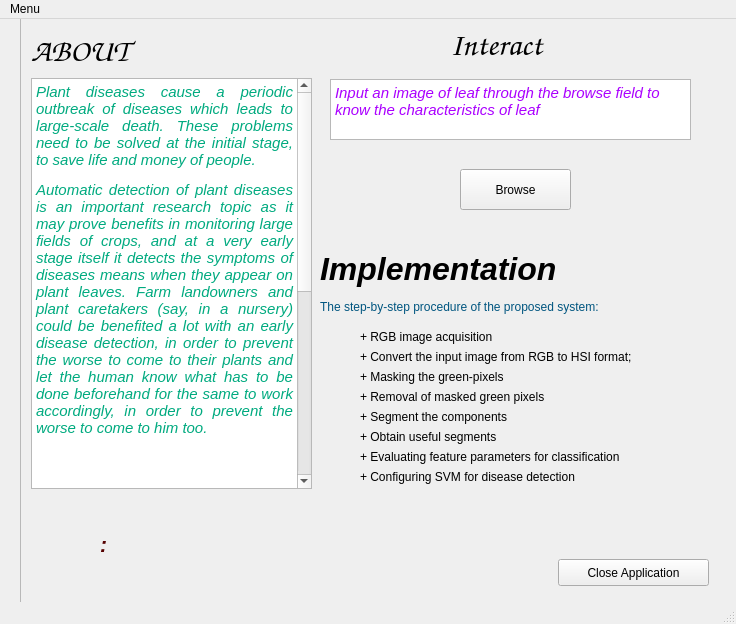
<?xml version="1.0" encoding="UTF-8"?>
<ui version="4.0">
 <class>MainWindow</class>
 <widget class="QMainWindow" name="MainWindow">
  <property name="geometry">
   <rect>
    <x>0</x>
    <y>0</y>
    <width>736</width>
    <height>624</height>
   </rect>
  </property>
  <property name="windowTitle">
   <string>MainWindow</string>
  </property>
  <widget class="QWidget" name="centralwidget">
   <widget class="QFrame" name="frame">
    <property name="geometry">
     <rect>
      <x>20</x>
      <y>-10</y>
      <width>821</width>
      <height>651</height>
     </rect>
    </property>
    <property name="autoFillBackground">
     <bool>true</bool>
    </property>
    <property name="styleSheet">
     <string notr="true"/>
    </property>
    <property name="frameShape">
     <enum>QFrame::StyledPanel</enum>
    </property>
    <property name="frameShadow">
     <enum>QFrame::Raised</enum>
    </property>
    <widget class="QLabel" name="label">
     <property name="geometry">
      <rect>
       <x>11</x>
       <y>21</y>
       <width>107</width>
       <height>42</height>
      </rect>
     </property>
     <property name="font">
      <font>
       <family>URW Chancery L</family>
       <pointsize>24</pointsize>
       <weight>75</weight>
       <italic>true</italic>
       <bold>true</bold>
      </font>
     </property>
     <property name="text">
      <string>&lt;html&gt;&lt;head/&gt;&lt;body&gt;&lt;p&gt;&lt;span style=&quot; color:#000000;&quot;&gt;ABOUT&lt;/span&gt;&lt;/p&gt;&lt;/body&gt;&lt;/html&gt;</string>
     </property>
    </widget>
    <widget class="QTextBrowser" name="textBrowser">
     <property name="geometry">
      <rect>
       <x>11</x>
       <y>69</y>
       <width>281</width>
       <height>411</height>
      </rect>
     </property>
     <property name="html">
      <string>&lt;!DOCTYPE HTML PUBLIC &quot;-//W3C//DTD HTML 4.0//EN&quot; &quot;http://www.w3.org/TR/REC-html40/strict.dtd&quot;&gt;
&lt;html&gt;&lt;head&gt;&lt;meta name=&quot;qrichtext&quot; content=&quot;1&quot; /&gt;&lt;style type=&quot;text/css&quot;&gt;
p, li { white-space: pre-wrap; }
&lt;/style&gt;&lt;/head&gt;&lt;body style=&quot; font-family:'Ubuntu'; font-size:11pt; font-weight:400; font-style:normal;&quot;&gt;
&lt;p align=&quot;justify&quot; style=&quot; margin-top:12px; margin-bottom:12px; margin-left:0px; margin-right:0px; -qt-block-indent:0; text-indent:0px;&quot;&gt;&lt;span style=&quot; font-style:italic; color:#00aa7f;&quot;&gt;Plant diseases cause a periodic outbreak of diseases which leads to large-scale death. These problems need to be solved at the initial stage, to save life and money of people.&lt;/span&gt;&lt;/p&gt;
&lt;p align=&quot;justify&quot; style=&quot; margin-top:12px; margin-bottom:12px; margin-left:0px; margin-right:0px; -qt-block-indent:0; text-indent:0px;&quot;&gt;&lt;span style=&quot; font-style:italic; color:#00aa7f;&quot;&gt;Automatic detection of plant diseases is an important research topic as it may prove benefits in monitoring large fields of crops, and at a very early stage itself it detects the symptoms of diseases means when they appear on plant leaves. Farm landowners and plant caretakers (say, in a nursery) could be benefited a lot with an early disease detection, in order to prevent the worse to come to their plants and let the human know what has to be done beforehand for the same to work accordingly, in order to prevent the worse to come to him too.&lt;/span&gt;&lt;/p&gt;
&lt;p align=&quot;justify&quot; style=&quot; margin-top:12px; margin-bottom:12px; margin-left:0px; margin-right:0px; -qt-block-indent:0; text-indent:0px;&quot;&gt;&lt;br /&gt;&lt;/p&gt;
&lt;p align=&quot;justify&quot; style=&quot; margin-top:12px; margin-bottom:12px; margin-left:0px; margin-right:0px; -qt-block-indent:0; text-indent:0px;&quot;&gt;&lt;span style=&quot; font-style:italic; color:#00aa7f;&quot;&gt;This enables machine vision that is to provide image-based automatic inspection, process control. &lt;/span&gt;&lt;/p&gt;
&lt;p align=&quot;justify&quot; style=&quot; margin-top:12px; margin-bottom:12px; margin-left:0px; margin-right:0px; -qt-block-indent:0; text-indent:0px;&quot;&gt;&lt;span style=&quot; font-style:italic; color:#00aa7f;&quot;&gt;Comparatively, visual identification is labor intensive less accurate and can be done only in small areas. &lt;/span&gt;&lt;/p&gt;
&lt;p align=&quot;justify&quot; style=&quot; margin-top:12px; margin-bottom:12px; margin-left:0px; margin-right:0px; -qt-block-indent:0; text-indent:0px;&quot;&gt;&lt;span style=&quot; font-style:italic; color:#00aa7f;&quot;&gt;The project involves the use of self-designed image processing algorithms and techniques designed using python to segment the disease from the leaf while using the concepts of machine learning to categorise the plant leaves as healthy or infected.&lt;/span&gt;&lt;/p&gt;
&lt;p align=&quot;justify&quot; style=&quot; margin-top:12px; margin-bottom:12px; margin-left:0px; margin-right:0px; -qt-block-indent:0; text-indent:0px;&quot;&gt;&lt;span style=&quot; font-style:italic; color:#00aa7f;&quot;&gt;By this method, the plant diseases can be identified at the initial stage itself and the pest and infection control tools can be used to solve pest problems while minimizing risks to people and the environment.&lt;/span&gt;&lt;/p&gt;&lt;/body&gt;&lt;/html&gt;</string>
     </property>
    </widget>
    <widget class="QLabel" name="label_2">
     <property name="geometry">
      <rect>
       <x>430</x>
       <y>10</y>
       <width>191</width>
       <height>51</height>
      </rect>
     </property>
     <property name="font">
      <font>
       <family>URW Chancery L</family>
       <pointsize>24</pointsize>
       <weight>75</weight>
       <italic>true</italic>
       <bold>true</bold>
      </font>
     </property>
     <property name="text">
      <string>&lt;html&gt;&lt;head/&gt;&lt;body&gt;&lt;p&gt;&lt;span style=&quot; color:#000000;&quot;&gt;Interact&lt;/span&gt;&lt;/p&gt;&lt;/body&gt;&lt;/html&gt;</string>
     </property>
    </widget>
    <widget class="QPushButton" name="browse">
     <property name="geometry">
      <rect>
       <x>440</x>
       <y>160</y>
       <width>111</width>
       <height>41</height>
      </rect>
     </property>
     <property name="text">
      <string>Browse</string>
     </property>
    </widget>
    <widget class="QTextBrowser" name="textBrowser_2">
     <property name="geometry">
      <rect>
       <x>310</x>
       <y>70</y>
       <width>361</width>
       <height>61</height>
      </rect>
     </property>
     <property name="html">
      <string>&lt;!DOCTYPE HTML PUBLIC &quot;-//W3C//DTD HTML 4.0//EN&quot; &quot;http://www.w3.org/TR/REC-html40/strict.dtd&quot;&gt;
&lt;html&gt;&lt;head&gt;&lt;meta name=&quot;qrichtext&quot; content=&quot;1&quot; /&gt;&lt;style type=&quot;text/css&quot;&gt;
p, li { white-space: pre-wrap; }
&lt;/style&gt;&lt;/head&gt;&lt;body style=&quot; font-family:'Ubuntu'; font-size:11pt; font-weight:400; font-style:normal;&quot;&gt;
&lt;p style=&quot; margin-top:0px; margin-bottom:0px; margin-left:0px; margin-right:0px; -qt-block-indent:0; text-indent:0px;&quot;&gt;&lt;span style=&quot; font-family:'URW Gothic L'; font-style:italic; color:#aa00ff;&quot;&gt;Input an image of leaf through the browse field to know the characteristics of leaf&lt;/span&gt;&lt;/p&gt;&lt;/body&gt;&lt;/html&gt;</string>
     </property>
    </widget>
    <widget class="QLabel" name="label_4">
     <property name="geometry">
      <rect>
       <x>300</x>
       <y>240</y>
       <width>241</width>
       <height>41</height>
      </rect>
     </property>
     <property name="text">
      <string>&lt;html&gt;&lt;head/&gt;&lt;body&gt;&lt;p&gt;&lt;span style=&quot; font-size:24pt; font-weight:600; font-style:italic;&quot;&gt;Implementation&lt;/span&gt;&lt;/p&gt;&lt;/body&gt;&lt;/html&gt;</string>
     </property>
    </widget>
    <widget class="QLabel" name="label_5">
     <property name="geometry">
      <rect>
       <x>300</x>
       <y>290</y>
       <width>381</width>
       <height>17</height>
      </rect>
     </property>
     <property name="text">
      <string>&lt;html&gt;&lt;head/&gt;&lt;body&gt;&lt;p&gt;&lt;span style=&quot; color:#00557f;&quot;&gt;The step-by-step procedure of the proposed system:&lt;/span&gt;&lt;/p&gt;&lt;/body&gt;&lt;/html&gt;</string>
     </property>
    </widget>
    <widget class="QLabel" name="label_6">
     <property name="geometry">
      <rect>
       <x>340</x>
       <y>320</y>
       <width>221</width>
       <height>17</height>
      </rect>
     </property>
     <property name="text">
      <string>&lt;html&gt;&lt;head/&gt;&lt;body&gt;&lt;p&gt;&lt;span style=&quot; color:#000000;&quot;&gt;+ RGB image acquisition&lt;/span&gt;&lt;/p&gt;&lt;/body&gt;&lt;/html&gt;</string>
     </property>
    </widget>
    <widget class="QLabel" name="label_7">
     <property name="geometry">
      <rect>
       <x>340</x>
       <y>340</y>
       <width>351</width>
       <height>17</height>
      </rect>
     </property>
     <property name="text">
      <string>&lt;html&gt;&lt;head/&gt;&lt;body&gt;&lt;p&gt;&lt;span style=&quot; color:#000000;&quot;&gt;+ Convert the input image from RGB to HSI format;&lt;/span&gt;&lt;/p&gt;&lt;/body&gt;&lt;/html&gt;</string>
     </property>
    </widget>
    <widget class="QLabel" name="label_8">
     <property name="geometry">
      <rect>
       <x>340</x>
       <y>360</y>
       <width>341</width>
       <height>17</height>
      </rect>
     </property>
     <property name="text">
      <string>&lt;html&gt;&lt;head/&gt;&lt;body&gt;&lt;p&gt;&lt;span style=&quot; color:#000000;&quot;&gt;+ Masking the green-pixels&lt;/span&gt;&lt;/p&gt;&lt;/body&gt;&lt;/html&gt;</string>
     </property>
    </widget>
    <widget class="QLabel" name="label_9">
     <property name="geometry">
      <rect>
       <x>340</x>
       <y>380</y>
       <width>271</width>
       <height>17</height>
      </rect>
     </property>
     <property name="text">
      <string>&lt;html&gt;&lt;head/&gt;&lt;body&gt;&lt;p&gt;&lt;span style=&quot; color:#000000;&quot;&gt;+ Removal of masked green pixels&lt;/span&gt;&lt;/p&gt;&lt;/body&gt;&lt;/html&gt;</string>
     </property>
    </widget>
    <widget class="QLabel" name="label_10">
     <property name="geometry">
      <rect>
       <x>340</x>
       <y>400</y>
       <width>271</width>
       <height>17</height>
      </rect>
     </property>
     <property name="text">
      <string>&lt;html&gt;&lt;head/&gt;&lt;body&gt;&lt;p&gt;&lt;span style=&quot; color:#000000;&quot;&gt;+ Segment the components&lt;/span&gt;&lt;/p&gt;&lt;/body&gt;&lt;/html&gt;</string>
     </property>
    </widget>
    <widget class="QLabel" name="label_11">
     <property name="geometry">
      <rect>
       <x>340</x>
       <y>420</y>
       <width>211</width>
       <height>17</height>
      </rect>
     </property>
     <property name="text">
      <string>&lt;html&gt;&lt;head/&gt;&lt;body&gt;&lt;p&gt;&lt;span style=&quot; color:#000000;&quot;&gt;+ Obtain useful segments&lt;/span&gt;&lt;/p&gt;&lt;/body&gt;&lt;/html&gt;</string>
     </property>
    </widget>
    <widget class="QLabel" name="label_12">
     <property name="geometry">
      <rect>
       <x>340</x>
       <y>440</y>
       <width>341</width>
       <height>17</height>
      </rect>
     </property>
     <property name="text">
      <string>&lt;html&gt;&lt;head/&gt;&lt;body&gt;&lt;p&gt;&lt;span style=&quot; color:#000000;&quot;&gt;+ Evaluating feature parameters for classification&lt;/span&gt;&lt;/p&gt;&lt;/body&gt;&lt;/html&gt;</string>
     </property>
    </widget>
    <widget class="QLabel" name="label_13">
     <property name="geometry">
      <rect>
       <x>340</x>
       <y>460</y>
       <width>331</width>
       <height>17</height>
      </rect>
     </property>
     <property name="text">
      <string>&lt;html&gt;&lt;head/&gt;&lt;body&gt;&lt;p&gt;&lt;span style=&quot; color:#000000;&quot;&gt;+ Configuring SVM for disease detection&lt;/span&gt;&lt;/p&gt;&lt;/body&gt;&lt;/html&gt;</string>
     </property>
    </widget>
    <widget class="QLabel" name="label_3">
     <property name="geometry">
      <rect>
       <x>80</x>
       <y>520</y>
       <width>121</width>
       <height>31</height>
      </rect>
     </property>
     <property name="text">
      <string>&lt;html&gt;&lt;head/&gt;&lt;body&gt;&lt;p&gt;&lt;span style=&quot; font-size:16pt; font-weight:600; font-style:italic; color:#550000;&quot;&gt;  :&lt;/span&gt;&lt;/p&gt;&lt;/body&gt;&lt;/html&gt;</string>
     </property>
    </widget>
    <widget class="QLabel" name="label_14">
     <property name="geometry">
      <rect>
       <x>210</x>
       <y>520</y>
       <width>431</width>
       <height>20</height>
      </rect>
     </property>
     <property name="text">
      <string>&lt;html&gt;&lt;head/&gt;&lt;body&gt;&lt;p&gt;&lt;span style=&quot; color:#00aaff;&quot;&gt;&lt;/span&gt;&lt;/p&gt;&lt;/body&gt;&lt;/html&gt;</string>
     </property>
    </widget>
    <widget class="QPushButton" name="close">
     <property name="geometry">
      <rect>
       <x>538</x>
       <y>550</y>
       <width>151</width>
       <height>27</height>
      </rect>
     </property>
     <property name="text">
      <string>Close Application</string>
     </property>
    </widget>
   </widget>
  </widget>
  <widget class="QMenuBar" name="menubar">
   <property name="geometry">
    <rect>
     <x>0</x>
     <y>0</y>
     <width>736</width>
     <height>25</height>
    </rect>
   </property>
   <widget class="QMenu" name="menuContact_Us">
    <property name="title">
     <string>Menu</string>
    </property>
    <addaction name="actionHelp"/>
    <addaction name="separator"/>
   </widget>
   <widget class="QMenu" name="menuContact_Us_2">
    <property name="title">
     <string> </string>
    </property>
    <addaction name="actionHttps_gitter_im_Automatic_leaf_infection_identification_Lobby"/>
   </widget>
   <addaction name="menuContact_Us"/>
   <addaction name="menuContact_Us_2"/>
  </widget>
  <widget class="QStatusBar" name="statusbar"/>
  <action name="actionMin">
   <property name="icon">
    <iconset>
     <normaloff>:/newPrefix/about.png</normaloff>:/newPrefix/about.png</iconset>
   </property>
   <property name="text">
    <string>min</string>
   </property>
  </action>
  <action name="actionHttps_gitter_im_Automatic_leaf_infection_identification_Lobby">
   <property name="text">
    <string>Lobby</string>
   </property>
  </action>
  <action name="actionHelp">
   <property name="text">
    <string>Help</string>
   </property>
  </action>
 </widget>
 <resources/>
 <connections/>
</ui>
